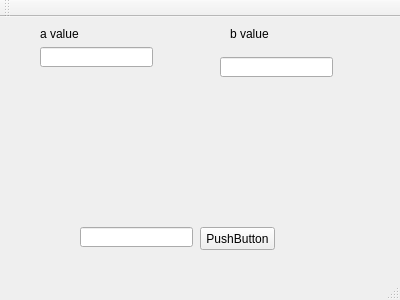
<?xml version="1.0" encoding="UTF-8"?>
<ui version="4.0">
 <class>MainWindow</class>
 <widget class="QMainWindow" name="MainWindow">
  <property name="geometry">
   <rect>
    <x>0</x>
    <y>0</y>
    <width>400</width>
    <height>300</height>
   </rect>
  </property>
  <property name="windowTitle">
   <string>MainWindow</string>
  </property>
  <widget class="QWidget" name="centralWidget">
   <widget class="QLineEdit" name="aValue">
    <property name="geometry">
     <rect>
      <x>40</x>
      <y>30</y>
      <width>113</width>
      <height>20</height>
     </rect>
    </property>
   </widget>
   <widget class="QLineEdit" name="bValue">
    <property name="geometry">
     <rect>
      <x>220</x>
      <y>40</y>
      <width>113</width>
      <height>20</height>
     </rect>
    </property>
   </widget>
   <widget class="QPushButton" name="pushButton">
    <property name="geometry">
     <rect>
      <x>200</x>
      <y>210</y>
      <width>75</width>
      <height>23</height>
     </rect>
    </property>
    <property name="text">
     <string>PushButton</string>
    </property>
   </widget>
   <widget class="QLabel" name="label">
    <property name="geometry">
     <rect>
      <x>40</x>
      <y>10</y>
      <width>47</width>
      <height>13</height>
     </rect>
    </property>
    <property name="text">
     <string>a value</string>
    </property>
   </widget>
   <widget class="QLabel" name="label_2">
    <property name="geometry">
     <rect>
      <x>230</x>
      <y>10</y>
      <width>47</width>
      <height>13</height>
     </rect>
    </property>
    <property name="text">
     <string>b value</string>
    </property>
   </widget>
   <widget class="QLineEdit" name="counterUpdate">
    <property name="geometry">
     <rect>
      <x>80</x>
      <y>210</y>
      <width>113</width>
      <height>20</height>
     </rect>
    </property>
   </widget>
  </widget>
  <widget class="QMenuBar" name="menuBar">
   <property name="geometry">
    <rect>
     <x>0</x>
     <y>0</y>
     <width>400</width>
     <height>21</height>
    </rect>
   </property>
  </widget>
  <widget class="QToolBar" name="mainToolBar">
   <attribute name="toolBarArea">
    <enum>TopToolBarArea</enum>
   </attribute>
   <attribute name="toolBarBreak">
    <bool>false</bool>
   </attribute>
  </widget>
  <widget class="QStatusBar" name="statusBar"/>
 </widget>
 <layoutdefault spacing="6" margin="11"/>
 <resources/>
 <connections/>
</ui>
